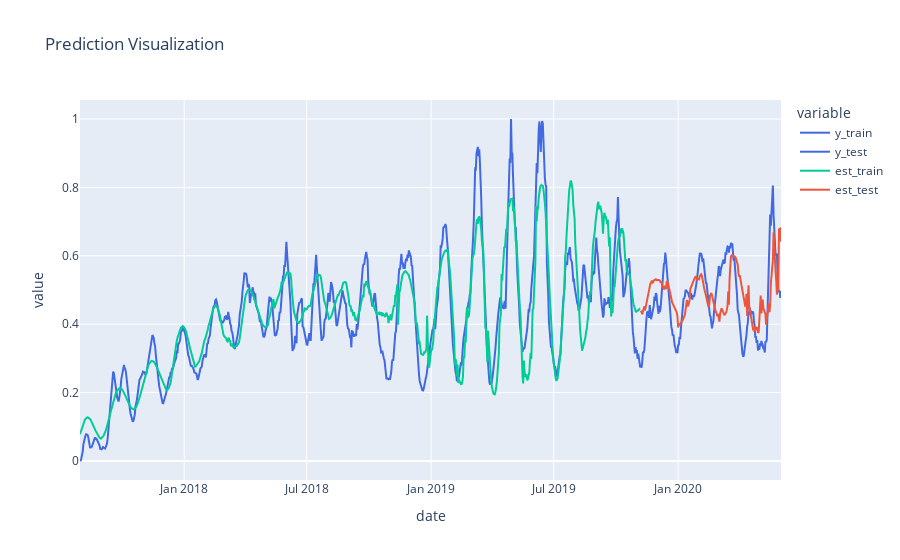

The notebook cell saved with this chart:
### Code cell
from sklearn.ensemble import RandomForestRegressor as RFR

model = Model(estimator_fn = RFR, 
              M = 120,
              dates = dates,
              vis_predict = True,
              write_imgs = True,
              bootstrap = True,
              criterion = 'mae',
              max_features = 'auto',
              n_estimators = 100
             )
_ = model.fit(X_train, y_train)
_ = model.predict(X_test, y_test)

for name, e in model.estimators().items():
    print(pd.Series(e.feature_importances_, index = cols, name = name).sort_values(ascending = False))
    print('\n\n')

### Figure 1 — Plotly figure (JSON) as saved in the notebook; plotly's stock layout.template omitted (floating-point values rounded to 4 significant figures; data arrays with more than 128 entries replaced by an {"elided": "..."} marker saying what was removed)
{"data": [{"hovertemplate": "variable=y_train<br>date=%{x}<br>value=%{y}<extra></extra>", "legendgroup": "y_train", "line": {"color": "royalblue", "dash": "solid"}, "mode": "lines", "name": "y_train", "orientation": "v", "showlegend": true, "type": "scatter", "x": {"elided": "1037 str values"}, "xaxis": "x", "y": {"elided": "1037 float values"}, "yaxis": "y"}, {"hovertemplate": "variable=y_test<br>date=%{x}<br>value=%{y}<extra></extra>", "legendgroup": "y_test", "line": {"color": "royalblue", "dash": "solid"}, "mode": "lines", "name": "y_test", "orientation": "v", "showlegend": true, "type": "scatter", "x": {"elided": "1037 str values"}, "xaxis": "x", "y": {"elided": "1037 float values"}, "yaxis": "y"}, {"hovertemplate": "variable=est_train<br>date=%{x}<br>value=%{y}<extra></extra>", "legendgroup": "est_train", "line": {"color": "#00CC96", "dash": "solid"}, "mode": "lines", "name": "est_train", "orientation": "v", "showlegend": true, "type": "scatter", "x": {"elided": "1037 str values"}, "xaxis": "x", "y": {"elided": "1037 float values"}, "yaxis": "y"}, {"hovertemplate": "variable=est_test<br>date=%{x}<br>value=%{y}<extra></extra>", "legendgroup": "est_test", "line": {"color": "#EF553B", "dash": "solid"}, "mode": "lines", "name": "est_test", "orientation": "v", "showlegend": true, "type": "scatter", "x": {"elided": "1037 str values"}, "xaxis": "x", "y": {"elided": "1037 float values"}, "yaxis": "y"}], "layout": {"legend": {"title": {"text": "variable"}, "tracegroupgap": 0}, "title": {"text": "Prediction Visualization"}, "xaxis": {"anchor": "y", "domain": [0, 1], "title": {"text": "date"}}, "yaxis": {"anchor": "x", "domain": [0, 1], "title": {"text": "value"}}}}
